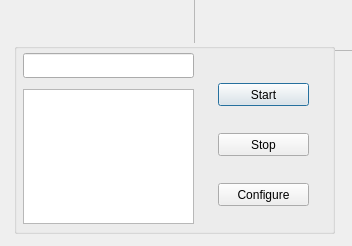
<?xml version="1.0" encoding="UTF-8"?>
<ui version="4.0">
 <class>EventCounterClass</class>
 <widget class="QDialog" name="EventCounterClass">
  <property name="geometry">
   <rect>
    <x>0</x>
    <y>0</y>
    <width>352</width>
    <height>246</height>
   </rect>
  </property>
  <property name="sizePolicy">
   <sizepolicy hsizetype="Fixed" vsizetype="Fixed">
    <horstretch>0</horstretch>
    <verstretch>0</verstretch>
   </sizepolicy>
  </property>
  <property name="minimumSize">
   <size>
    <width>352</width>
    <height>246</height>
   </size>
  </property>
  <property name="maximumSize">
   <size>
    <width>352</width>
    <height>246</height>
   </size>
  </property>
  <property name="windowTitle">
   <string>Event Counter</string>
  </property>
  <widget class="QFrame" name="bkgrndImage">
   <property name="geometry">
    <rect>
     <x>194</x>
     <y>-7</y>
     <width>171</width>
     <height>58</height>
    </rect>
   </property>
   <property name="frameShape">
    <enum>QFrame::StyledPanel</enum>
   </property>
   <property name="frameShadow">
    <enum>QFrame::Raised</enum>
   </property>
  </widget>
  <widget class="QGroupBox" name="groupBox">
   <property name="geometry">
    <rect>
     <x>14</x>
     <y>43</y>
     <width>321</width>
     <height>191</height>
    </rect>
   </property>
   <property name="autoFillBackground">
    <bool>true</bool>
   </property>
   <property name="title">
    <string/>
   </property>
   <widget class="QListWidget" name="cntrValueList">
    <property name="geometry">
     <rect>
      <x>9</x>
      <y>46</y>
      <width>171</width>
      <height>135</height>
     </rect>
    </property>
    <property name="flow">
     <enum>QListView::TopToBottom</enum>
    </property>
    <property name="isWrapping" stdset="0">
     <bool>false</bool>
    </property>
   </widget>
   <widget class="QPushButton" name="btnStart">
    <property name="geometry">
     <rect>
      <x>204</x>
      <y>40</y>
      <width>91</width>
      <height>23</height>
     </rect>
    </property>
    <property name="text">
     <string>Start</string>
    </property>
   </widget>
   <widget class="QPushButton" name="btnStop">
    <property name="geometry">
     <rect>
      <x>204</x>
      <y>90</y>
      <width>91</width>
      <height>23</height>
     </rect>
    </property>
    <property name="text">
     <string>Stop</string>
    </property>
   </widget>
   <widget class="QPushButton" name="btnConfig">
    <property name="geometry">
     <rect>
      <x>204</x>
      <y>140</y>
      <width>91</width>
      <height>23</height>
     </rect>
    </property>
    <property name="text">
     <string>Configure</string>
    </property>
   </widget>
   <widget class="QLineEdit" name="curValueEditor">
    <property name="geometry">
     <rect>
      <x>9</x>
      <y>10</y>
      <width>171</width>
      <height>25</height>
     </rect>
    </property>
    <property name="text">
     <string/>
    </property>
    <property name="alignment">
     <set>Qt::AlignRight|Qt::AlignTrailing|Qt::AlignVCenter</set>
    </property>
    <property name="readOnly">
     <bool>true</bool>
    </property>
   </widget>
  </widget>
 </widget>
 <layoutdefault spacing="6" margin="11"/>
 <resources/>
 <connections/>
</ui>
